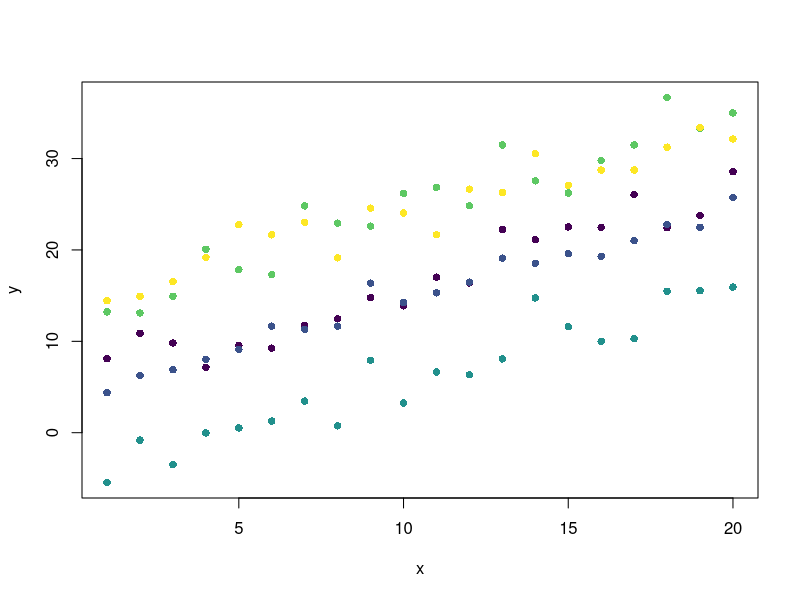
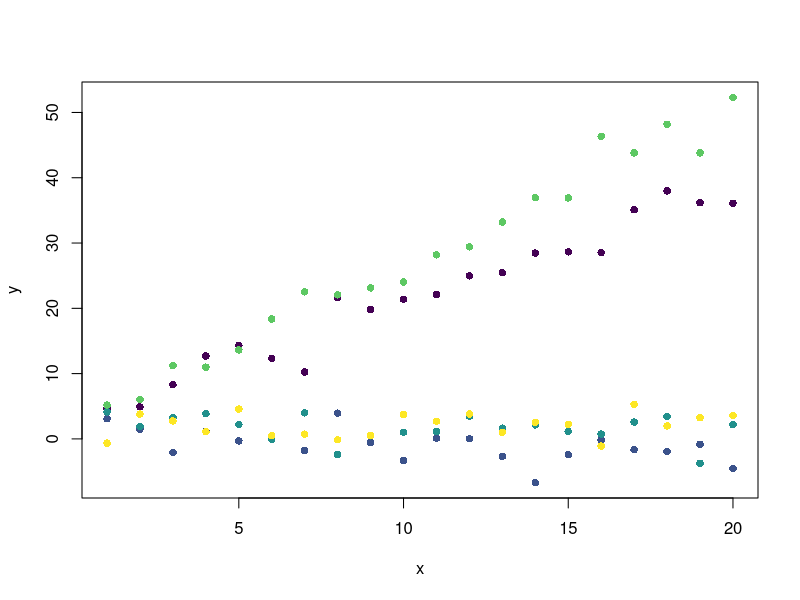
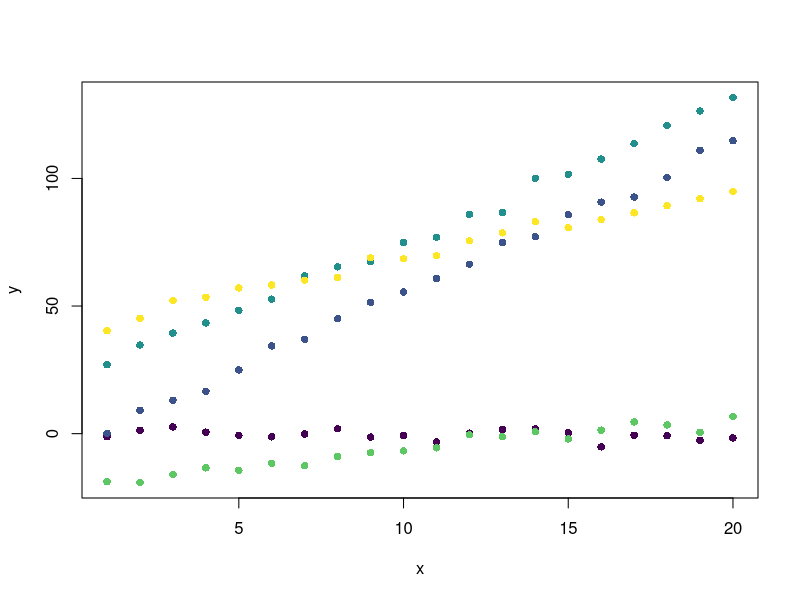

The R source for these figures, in order:
## ---- chunk 1
knitr::opts_chunk$set(echo = TRUE, fig.width=6, fig.height=4, warning = FALSE, message = FALSE)
## ---- chunk 2
rnorm(n = 5,                  # number of observations
      mean = 0,               # vector of means
      sd = 1)                 # vector of standard deviations
## ---- chunk 3
rnorm(n = 5,                  # number of observations
      mean = c(1,2,3,4,5),    # vector of means
      sd = 1:5)               # vector of standard deviations
## ---- chunk 4
rpois(n = 5,                  # number of observations
      lambda = 1)             # vector of (non-negative) rate parameters
## ---- chunk 5
rpois(n = 5,                  # number of observations
      lambda = c(1,2,3,4,5))  # vector of (non-negative) rate parameters
## ---- chunk 6
rbinom(n = 5,                  # number of observations
       size = 1,               # number of trials (zero or more)
       prob = 0.5)             # probability of success on each trial.
## ---- chunk 7
rbinom(n = 5,                  # number of observations
       size = 20,              # number of trials (zero or more)
       prob = 0.5)             # probability of success on each trial.
## ---- chunk 8
rbinom(n = 5,
       size = 20,
       prob = c(0.2, 0.4, 0.6, 0.8, 1))
## ---- chunk 9
runif(n = 5,                  # number of observations
      min = 0,                # lower limit of the distribution. Must be finite.
      max = 20)               # upper limit of the distribution. Must be finite.
## ---- chunk 10
rnorm(5)
## ---- chunk 11
rnorm(5)
## ---- chunk 12
set.seed(1)
rnorm(5)

set.seed(1)
rnorm(5)
## ---- chunk 13
B_0 <- 2
B_1 <- 1
x <- 1:20
y_det <- B_0 + B_1 * x
y_det
## ---- chunk 14
y <- rnorm(n = 20, mean = y_det, sd = 2)
y
## ---- chunk 15
y <- B_0 + B_1 * x + rnorm(n = 20, mean = 0, sd = 2)
y 
## ---- chunk 16
Linear <- function(x){
  B_0 <- 2
  B_1 <- 1
  sigma <- 2
  y_det <- B_0 + B_1 * x
  y <- B_0 + B_1 * x + rnorm(n = length(x),
                             mean = y_det,
                             sd = sigma)
  y 
}

Linear(1)
Linear(1:5)
## ---- chunk 17
B_0 <- 0.01
B_1 <- 0.03
x <- 1:20
y_det = exp(B_0 + B_1*x)
y_det
## ---- chunk 18
y <- rpois(n = length(x), lambda = y_det)
y
## ---- chunk 19
Poisson <- function(x) {
  B_0 <- 0.01
  B_1 <- 0.03
  y_det = exp(B_0 + B_1*x)
  y <- rpois(n = length(x), lambda = y_det)
  y
}

Poisson(1)
Poisson(1:5)
## ---- chunk 20
NegBinom <- function(x) {
  B_0 <- 0.01
  B_1 <- 0.03
  y_det = exp(B_0 + B_1*x)
  y <- rnbinom(n = length(x), mu = y_det, size = 5) # Here size is the dispersion parameter
  y
}

NegBinom(1)
NegBinom(1:5)
## ---- chunk 21
B_0 <- 0.01
B_1 <- 0.03
x <- 1:20
y_det = exp(B_0 + B_1*x) / (1 + exp(B_0 + B_1*x))
y_det
## ---- chunk 22
y <- rbinom(n = length(x), size = 1, prob = y_det)
y
## ---- chunk 23
Logit_Link <- function(x) {
  B_0 <- 0
  B_1 <- 0.03
  y_det = exp(B_0 + B_1*x)/(1+exp(B_0 + B_1*x))
  y <- rbinom(n = length(x), size = 1, prob = y_det)
  y
}

Logit_Link(1)
Logit_Link(1:5)
## ---- chunk 24
library(viridis)
#5 groups each with 4 data points
group <- factor(rep(1:5, each = 20))                              # 5 groups sampled 20 times
x <- rep(1:20, 5)                                                 # Define x values

Mixed_Linear <- function(x, group) {
  B_0 <- 2                                                        # Pop. level intercept
  B_1 <- 1                                                        # Pop. level slope
  Rand_Int <- rnorm(n = unique(group), sd = 10)                   # Random Intercepts
  y_det = (B_0 + Rand_Int[group]) + B_1*x                         # Deterministic prediction
  rnorm(n = length(x), mean = y_det, sd = 2)                      # Add stochasticity
}

y <- Mixed_Linear(x, group)                                       # Predict from the model

plot(y ~ x, col = viridis(5)[group], pch = 16)                    # Visualise with viridis colours
## ---- chunk 25
group <- factor(rep(1:5, each = 20))                              # 5 groups sampled 20 times
x <- rep(1:20, 5)                                                 # Define x values

Mixed_Linear <- function(x, group) {
  B_0 <- 2                                                        # Pop. level intercept
  B_1 <- 1                                                        # Pop. level slope
  Rand_Slope <- rnorm(n = unique(group))                          # Random Slopes
  y_det = B_0 + (B_1+ Rand_Slope[group])*x                        # Deterministic prediction
  rnorm(n = length(x), mean = y_det, sd = 2)                      # Add stochasticity
}

y <- Mixed_Linear(x, group)                                       # Predict from the model

plot(y ~ x, col = viridis(5)[group], pch = 16)                    # Visualise with viridis colours
## ---- chunk 26
group <- factor(rep(1:5, each = 20))                              # 5 groups sampled 20 times
x <- rep(1:20, 5)                                                 # Define x values

Mixed_Linear <- function(x, group) {
  B_0 <- 2                                                        # Pop. level intercept
  B_1 <- 1                                                        # Pop. level slope
  Rand_Int <- rnorm(n = unique(group), sd = 20)                   # Random Intercepts
  Rand_Slope <- rnorm(n = unique(group), sd = 3)                  # Random Slopes
  y_det = (B_0 + Rand_Int[group]) + (B_1+ Rand_Slope[group])*x    # Deterministic prediction
  rnorm(n = length(x), mean = y_det, sd = 2)                      # Add stochasticity
}

y <- Mixed_Linear(x, group)                                       # Predict from the model

plot(y ~ x, col = viridis(5)[group], pch = 16)                    # Visualise with viridis colours
## ---- chunk 27
library(nlme)

n <- 500              # Sample size
B_0 <- 2              # Intercept
B_1 <- 1              # Slope
x <- runif(n, 1, 10)  # Values of the x variable
time <- 1:n           # Values of the time covariate
sigma <- 10           # Population level standard deviation
rho <- 0.80           # Temporal autocorrelation

# define a constructor for a first-order correlation structure
ar1 <- corAR1(form = ~ time, value = rho)
# initialize this against our data
AR1 <- Initialize(ar1, data = data.frame(time))
# generate the correlation matrix
V <- corMatrix(AR1)
# Cholesky factorization of V
Cv <- chol(V)
# simulate AR1 errors
e <- t(Cv) %*% rnorm(n, 0, sigma)  # cov(e) = V * sig^2
## generate response with AR1 errors
y <- B_0 + B_1 * x + e
